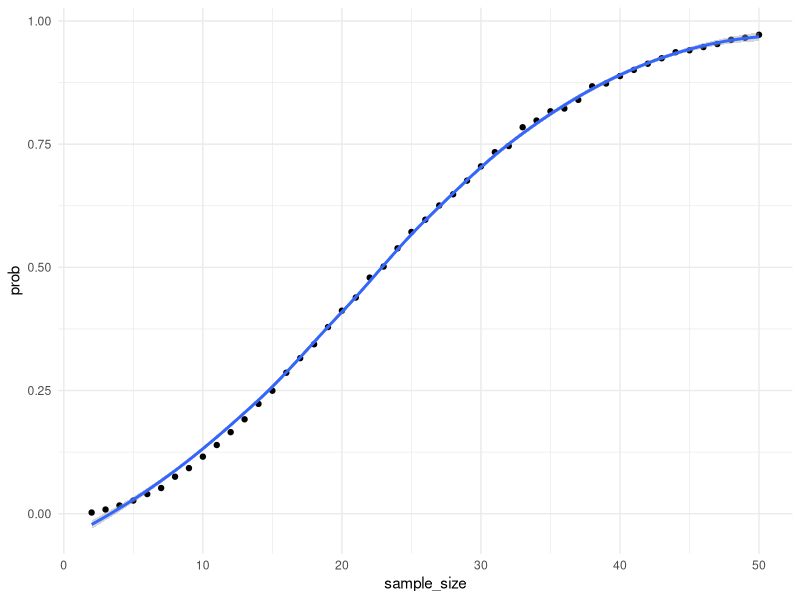

This chart was generated by the following R code:
## ---- chunk 1
library(tidyverse)
## ---- chunk 2
knitr::opts_chunk$set(
  fig.width = 6,
  fig.asp = .6,
  out.width = "90%"
)

theme_set(theme_minimal() + theme(legend.position = "bottom"))

options(
  ggplot2.continuous.colour = "viridis",
  ggplot2.continuous.fill = "viridis"
)

scale_colour_discrete = scale_colour_viridis_d
scale_fill_discrete = scale_fill_viridis_d

## ---- chunk 3
set.seed(1)
## ---- chunk 4
bday_sim = function(n_room) {
  
  birthdays = sample(1:365, n_room, replace = TRUE)
  
  repeated_bday = length(unique(birthdays)) < n_room
  
  repeated_bday
  
}
## ---- chunk 5
sim_results_df = 
  expand_grid(
    sample_size = 2:50, 
    iter = 1:10000
  ) |> 
  mutate(
    results = map(sample_size, bday_sim)
  ) |> 
  unnest(results)
## ---- chunk 6
sim_results_df |> 
  group_by(sample_size) |> 
  summarize(
    prob = mean(results)
  ) |> 
  ggplot(aes(x = sample_size, y = prob)) +
  geom_point() +
  geom_smooth()
